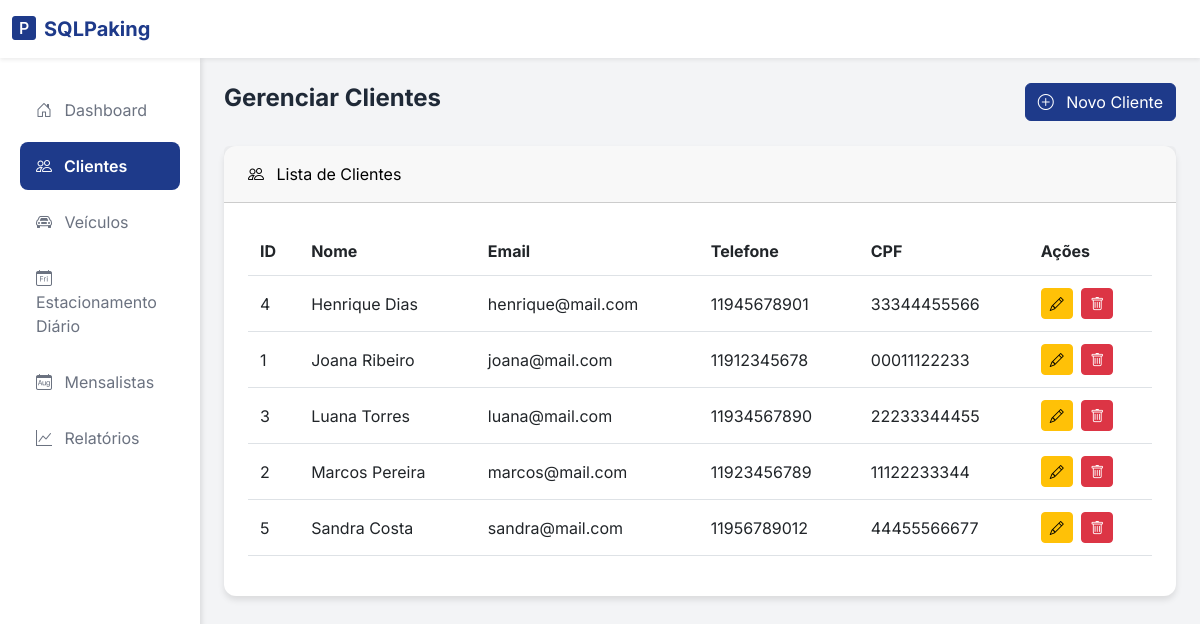
The page /clientes.php on the database its author committed.
### tables this page shows
CREATE TABLE cliente (
    id_cliente BIGINT AUTO_INCREMENT PRIMARY KEY,
    email VARCHAR(50) NOT NULL,
    nome_completo VARCHAR(100) NOT NULL,
    telefone VARCHAR(15) NOT NULL,
    cpf VARCHAR(14) NOT NULL,
    senha VARCHAR(50) NOT NULL
);

### clientes.php (the view, shortened to what this page needs)
<?php
require_once "conexao.php";
$sql = "SELECT * FROM cliente ORDER BY nome_completo";
$result = $conn->query($sql);
?>
<!DOCTYPE html>
<html lang="pt-br">
<head>
    <link href="https://cdn.jsdelivr.net/npm/tailwindcss@2.2.19/dist/tailwind.min.css" rel="stylesheet">
    <link href="https://cdn.jsdelivr.net/npm/bootstrap@5.3.0-alpha1/dist/css/bootstrap.min.css" rel="stylesheet">
    <link rel="stylesheet" href="https://cdn.jsdelivr.net/npm/bootstrap-icons@1.10.0/font/bootstrap-icons.css">
</head>
<body>
    <nav class="navbar navbar-expand-lg bg-white shadow-sm">
        <div class="container-fluid">
            <a class="navbar-brand flex items-center space-x-2" href="index.php">
                <i class="bi bi-p-square-fill text-2xl text-blue-900"></i>
                <span class="text-xl font-bold text-blue-900">SQLPaking</span>
            </a>
        </div>
    </nav>
    <div class="container-fluid">
        <div class="row">
            <div class="col-md-3 col-lg-2 sidebar">
                <div class="pt-4">
                    <ul class="nav flex-column">
                        <li class="nav-item">
                            <a class="nav-link" href="index.php">
                                <i class="bi bi-house-door mr-2"></i> Dashboard
                            </a>
                        </li>
                        <li class="nav-item">
                            <a class="nav-link active" href="clientes.php">
                                <i class="bi bi-people mr-2"></i> Clientes
                            </a>
                        </li>
                        <li class="nav-item">
                            <a class="nav-link" href="veiculos.php">
                                <i class="bi bi-car-front mr-2"></i> Veículos
                            </a>
                        </li>
                        <li class="nav-item">
                            <a class="nav-link" href="estacionamento_diario.php">
                                <i class="bi bi-calendar-day mr-2"></i> Estacionamento Diário
                            </a>
                        </li>
                        <li class="nav-item">
                            <a class="nav-link" href="mensalistas.php">
                                <i class="bi bi-calendar-month mr-2"></i> Mensalistas
                            </a>
                        </li>
                        <li class="nav-item">
                            <a class="nav-link" href="relatorios.php">
                                <i class="bi bi-graph-up mr-2"></i> Relatórios
                            </a>
                        </li>
                    </ul>
                </div>
            </div>
            <main class="col-md-9 ms-sm-auto col-lg-10 px-4 py-6">
                <div class="flex justify-between items-center mb-6">
                    <h1 class="text-2xl font-bold text-gray-800">Gerenciar Clientes</h1>
                    <button type="button" class="btn btn-primary" data-bs-toggle="modal" data-bs-target="#modalCliente">
                        <i class="bi bi-plus-circle mr-2"></i> Novo Cliente
                    </button>
                </div>
                <div class="card bg-white">
                    <div class="card-header bg-blue-900 text-black rounded-t-lg py-3 px-4">
                        <i class="bi bi-people mr-2"></i> Lista de Clientes
                    </div>
                    <div class="card-body p-4">
                        <div class="table-responsive">
                            <table class="table table-hover">
                                <thead>
                                    <tr>
                                        <th class="text-gray-600">ID</th>
                                        <th class="text-gray-600">Nome</th>
                                        <th class="text-gray-600">Email</th>
                                        <th class="text-gray-600">Telefone</th>
                                        <th class="text-gray-600">CPF</th>
                                        <th class="text-gray-600">Ações</th>
                                    </tr>
                                </thead>
                                <tbody>
                                    <?php
                                    if ($result->num_rows > 0) {
                                        while($row = $result->fetch_assoc()) {
                                            echo "<tr>";
                                            echo "<td>" . $row["id_cliente"] . "</td>";
                                            echo "<td>" . $row["nome_completo"] . "</td>";
                                            echo "<td>" . $row["email"] . "</td>";
                                            echo "<td>" . $row["telefone"] . "</td>";
                                            echo "<td>" . $row["cpf"] . "</td>";
                                            echo "<td>
                                                    <a href='clientes.php?edit=" . $row["id_cliente"] . "' class='btn btn-sm btn-warning mr-1'><i class='bi bi-pencil'></i></a>
                                                    <a href='clientes.php?delete=" . $row["id_cliente"] . "' class='btn btn-sm btn-danger' onclick='return confirm(\"Confirma exclusão?\")'><i class='bi bi-trash'></i></a>
                                                  </td>";
                                            echo "</tr>";
                                        }
                                    } else {
                                        echo "<tr><td colspan='6' class='text-center text-gray-500'>Nenhum cliente cadastrado</td></tr>";
                                    }
                                    ?>
                                </tbody>
                            </table>
                        </div>
                    </div>
                </div>
            </main>
        </div>
    </div>
</body>
</html>

### clientes.php (style rules this page uses)
body { font-family: 'Inter', sans-serif; background-color: #F3F4F6; }
.sidebar { min-height: calc(100vh - 64px); background-color: #FFFFFF; box-shadow: 2px 0 5px rgba(0, 0, 0, 0.1); transition: all 0.3s; }
.sidebar .nav-link { color: #6B7280; padding: 12px 16px; border-radius: 8px; margin: 4px 8px; transition: all 0.2s; }
.sidebar .nav-link.active { background-color: #1E3A8A; color: #FFFFFF; font-weight: 600; }
.card { border: none; border-radius: 12px; box-shadow: 0 4px 6px rgba(0, 0, 0, 0.1); transition: transform 0.2s; }
.btn-primary { background-color: #1E3A8A; border-color: #1E3A8A; transition: all 0.2s; }
.btn-warning, .btn-danger { transition: all 0.2s; }
.table th, .table td { padding: 12px; vertical-align: middle; }

### rows shown on the page
cliente: id_cliente "4", nome_completo "Henrique Dias", email "henrique@mail.com", telefone "11945678901", cpf "33344455566"
cliente: id_cliente "1", nome_completo "Joana Ribeiro", email "joana@mail.com", telefone "11912345678", cpf "00011122233"
cliente: id_cliente "3", nome_completo "Luana Torres", email "luana@mail.com", telefone "11934567890", cpf "22233344455"
cliente: id_cliente "2", nome_completo "Marcos Pereira", email "marcos@mail.com", telefone "11923456789", cpf "11122233344"
cliente: id_cliente "5", nome_completo "Sandra Costa", email "sandra@mail.com", telefone "11956789012", cpf "44455566677"
